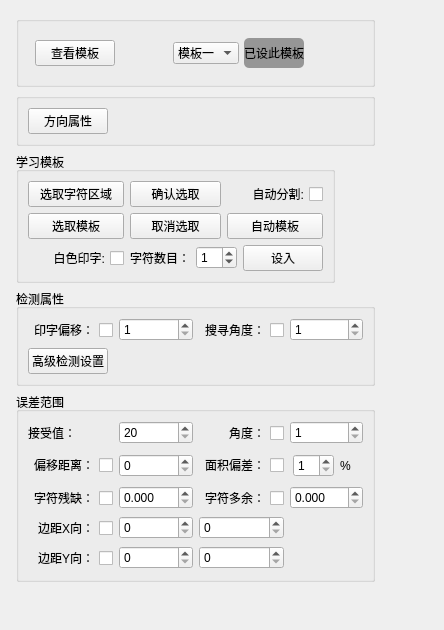
<?xml version="1.0" encoding="UTF-8"?>
<ui version="4.0">
 <class>mark1Wdg</class>
 <widget class="QWidget" name="mark1Wdg">
  <property name="geometry">
   <rect>
    <x>0</x>
    <y>0</y>
    <width>444</width>
    <height>630</height>
   </rect>
  </property>
  <property name="windowTitle">
   <string>mark1Wdg</string>
  </property>
  <layout class="QGridLayout" name="gridLayout_6">
   <item row="0" column="0">
    <layout class="QVBoxLayout" name="verticalLayout">
     <property name="leftMargin">
      <number>5</number>
     </property>
     <property name="topMargin">
      <number>5</number>
     </property>
     <property name="rightMargin">
      <number>5</number>
     </property>
     <property name="bottomMargin">
      <number>5</number>
     </property>
     <item>
      <widget class="QGroupBox" name="groupBox_3">
       <property name="title">
        <string/>
       </property>
       <layout class="QGridLayout" name="gridLayout_5">
        <property name="leftMargin">
         <number>5</number>
        </property>
        <property name="topMargin">
         <number>5</number>
        </property>
        <property name="rightMargin">
         <number>5</number>
        </property>
        <property name="bottomMargin">
         <number>5</number>
        </property>
        <property name="spacing">
         <number>5</number>
        </property>
        <item row="0" column="0">
         <layout class="QHBoxLayout" name="horizontalLayout_7">
          <property name="leftMargin">
           <number>11</number>
          </property>
          <property name="topMargin">
           <number>11</number>
          </property>
          <property name="rightMargin">
           <number>11</number>
          </property>
          <property name="bottomMargin">
           <number>11</number>
          </property>
          <item>
           <widget class="QPushButton" name="bt_viewTemp">
            <property name="text">
             <string>查看模板</string>
            </property>
            <property name="checkable">
             <bool>false</bool>
            </property>
           </widget>
          </item>
          <item>
           <spacer name="horizontalSpacer">
            <property name="orientation">
             <enum>Qt::Horizontal</enum>
            </property>
            <property name="sizeHint" stdset="0">
             <size>
              <width>40</width>
              <height>20</height>
             </size>
            </property>
           </spacer>
          </item>
          <item>
           <widget class="QComboBox" name="cob_multPattern">
            <property name="enabled">
             <bool>true</bool>
            </property>
            <item>
             <property name="text">
              <string>模板一</string>
             </property>
            </item>
            <item>
             <property name="text">
              <string>模板二</string>
             </property>
            </item>
            <item>
             <property name="text">
              <string>模板三</string>
             </property>
            </item>
            <item>
             <property name="text">
              <string>模板四</string>
             </property>
            </item>
           </widget>
          </item>
          <item>
           <widget class="QLabel" name="lb_patternState">
            <property name="minimumSize">
             <size>
              <width>0</width>
              <height>30</height>
             </size>
            </property>
            <property name="styleSheet">
             <string notr="true">background-color: rgb(150, 150, 150);
border-radius: 5;</string>
            </property>
            <property name="text">
             <string>已设此模板</string>
            </property>
            <property name="alignment">
             <set>Qt::AlignCenter</set>
            </property>
            <property name="margin">
             <number>8</number>
            </property>
           </widget>
          </item>
          <item>
           <spacer name="horizontalSpacer_4">
            <property name="orientation">
             <enum>Qt::Horizontal</enum>
            </property>
            <property name="sizeHint" stdset="0">
             <size>
              <width>40</width>
              <height>20</height>
             </size>
            </property>
           </spacer>
          </item>
         </layout>
        </item>
       </layout>
      </widget>
     </item>
     <item>
      <widget class="QGroupBox" name="groupBox_2">
       <property name="title">
        <string/>
       </property>
       <layout class="QGridLayout" name="gridLayout_2">
        <item row="0" column="0">
         <layout class="QHBoxLayout" name="horizontalLayout_5">
          <item>
           <widget class="QPushButton" name="bt_dir">
            <property name="text">
             <string>方向属性</string>
            </property>
           </widget>
          </item>
          <item>
           <spacer name="horizontalSpacer_6">
            <property name="orientation">
             <enum>Qt::Horizontal</enum>
            </property>
            <property name="sizeHint" stdset="0">
             <size>
              <width>40</width>
              <height>20</height>
             </size>
            </property>
           </spacer>
          </item>
         </layout>
        </item>
       </layout>
      </widget>
     </item>
     <item>
      <layout class="QHBoxLayout" name="horizontalLayout_3">
       <item>
        <layout class="QVBoxLayout" name="verticalLayout_3">
         <property name="spacing">
          <number>3</number>
         </property>
         <item>
          <widget class="QGroupBox" name="groupBox_5">
           <property name="title">
            <string>学习模板</string>
           </property>
           <layout class="QGridLayout" name="gridLayout_3">
            <item row="3" column="0">
             <widget class="QCheckBox" name="cb_whiteChar">
              <property name="minimumSize">
               <size>
                <width>96</width>
                <height>0</height>
               </size>
              </property>
              <property name="layoutDirection">
               <enum>Qt::RightToLeft</enum>
              </property>
              <property name="text">
               <string>白色印字:</string>
              </property>
             </widget>
            </item>
            <item row="0" column="0">
             <widget class="QPushButton" name="bt_selectRoi">
              <property name="text">
               <string>选取字符区域</string>
              </property>
              <property name="checkable">
               <bool>false</bool>
              </property>
             </widget>
            </item>
            <item row="0" column="2">
             <widget class="QCheckBox" name="cb_autoSegmen">
              <property name="minimumSize">
               <size>
                <width>96</width>
                <height>0</height>
               </size>
              </property>
              <property name="layoutDirection">
               <enum>Qt::RightToLeft</enum>
              </property>
              <property name="text">
               <string>自动分割:</string>
              </property>
             </widget>
            </item>
            <item row="1" column="0">
             <widget class="QPushButton" name="bt_selectPattern">
              <property name="text">
               <string>选取模板</string>
              </property>
              <property name="checkable">
               <bool>false</bool>
              </property>
             </widget>
            </item>
            <item row="0" column="1">
             <widget class="QPushButton" name="bt_selectOk">
              <property name="enabled">
               <bool>true</bool>
              </property>
              <property name="text">
               <string>确认选取</string>
              </property>
             </widget>
            </item>
            <item row="1" column="1">
             <widget class="QPushButton" name="bt_selectCancel">
              <property name="enabled">
               <bool>true</bool>
              </property>
              <property name="text">
               <string>取消选取</string>
              </property>
             </widget>
            </item>
            <item row="1" column="2">
             <widget class="QPushButton" name="bt_studyTmp">
              <property name="enabled">
               <bool>true</bool>
              </property>
              <property name="text">
               <string>自动模板</string>
              </property>
             </widget>
            </item>
            <item row="3" column="1" colspan="2">
             <layout class="QHBoxLayout" name="horizontalLayout_8">
              <item>
               <widget class="QLabel" name="label_21">
                <property name="text">
                 <string>字符数目：</string>
                </property>
               </widget>
              </item>
              <item>
               <widget class="QSpinBox" name="sp_charCounts">
                <property name="buttonSymbols">
                 <enum>QAbstractSpinBox::UpDownArrows</enum>
                </property>
                <property name="maximum">
                 <number>50</number>
                </property>
                <property name="value">
                 <number>1</number>
                </property>
               </widget>
              </item>
              <item>
               <widget class="QPushButton" name="bt_setCharCounts">
                <property name="maximumSize">
                 <size>
                  <width>16777215</width>
                  <height>16777215</height>
                 </size>
                </property>
                <property name="text">
                 <string>设入</string>
                </property>
               </widget>
              </item>
             </layout>
            </item>
           </layout>
          </widget>
         </item>
        </layout>
       </item>
       <item>
        <spacer name="horizontalSpacer_5">
         <property name="orientation">
          <enum>Qt::Horizontal</enum>
         </property>
         <property name="sizeHint" stdset="0">
          <size>
           <width>40</width>
           <height>20</height>
          </size>
         </property>
        </spacer>
       </item>
      </layout>
     </item>
     <item>
      <layout class="QHBoxLayout" name="horizontalLayout"/>
     </item>
     <item>
      <widget class="QGroupBox" name="groupBox">
       <property name="title">
        <string>检测属性</string>
       </property>
       <layout class="QGridLayout" name="gridLayout">
        <item row="0" column="0">
         <widget class="QCheckBox" name="cb_charOffSet">
          <property name="layoutDirection">
           <enum>Qt::RightToLeft</enum>
          </property>
          <property name="text">
           <string>印字偏移：</string>
          </property>
         </widget>
        </item>
        <item row="0" column="1">
         <widget class="QSpinBox" name="sp_charOffset">
          <property name="buttonSymbols">
           <enum>QAbstractSpinBox::UpDownArrows</enum>
          </property>
          <property name="minimum">
           <number>1</number>
          </property>
          <property name="maximum">
           <number>999</number>
          </property>
         </widget>
        </item>
        <item row="0" column="2">
         <widget class="QCheckBox" name="cb_searchAngle">
          <property name="layoutDirection">
           <enum>Qt::RightToLeft</enum>
          </property>
          <property name="text">
           <string>搜寻角度：</string>
          </property>
         </widget>
        </item>
        <item row="0" column="3">
         <widget class="QSpinBox" name="sp_searchAngle">
          <property name="enabled">
           <bool>true</bool>
          </property>
          <property name="buttonSymbols">
           <enum>QAbstractSpinBox::UpDownArrows</enum>
          </property>
          <property name="minimum">
           <number>1</number>
          </property>
          <property name="maximum">
           <number>90</number>
          </property>
         </widget>
        </item>
        <item row="1" column="0" colspan="2">
         <layout class="QHBoxLayout" name="horizontalLayout_4">
          <item>
           <widget class="QPushButton" name="bt_high">
            <property name="text">
             <string>高级检测设置</string>
            </property>
            <property name="checkable">
             <bool>false</bool>
            </property>
           </widget>
          </item>
          <item>
           <spacer name="horizontalSpacer_2">
            <property name="orientation">
             <enum>Qt::Horizontal</enum>
            </property>
            <property name="sizeHint" stdset="0">
             <size>
              <width>40</width>
              <height>20</height>
             </size>
            </property>
           </spacer>
          </item>
         </layout>
        </item>
       </layout>
      </widget>
     </item>
     <item>
      <widget class="QGroupBox" name="groupBox_6">
       <property name="title">
        <string>误差范围</string>
       </property>
       <layout class="QGridLayout" name="gridLayout_4">
        <item row="0" column="1">
         <widget class="QSpinBox" name="sp_acceptSimilar">
          <property name="buttonSymbols">
           <enum>QAbstractSpinBox::UpDownArrows</enum>
          </property>
          <property name="minimum">
           <number>20</number>
          </property>
          <property name="maximum">
           <number>100</number>
          </property>
         </widget>
        </item>
        <item row="1" column="3">
         <widget class="QCheckBox" name="cb_errArea">
          <property name="layoutDirection">
           <enum>Qt::RightToLeft</enum>
          </property>
          <property name="text">
           <string>面积偏差：</string>
          </property>
         </widget>
        </item>
        <item row="4" column="3">
         <widget class="QSpinBox" name="sp_edgeDisYMax">
          <property name="enabled">
           <bool>true</bool>
          </property>
          <property name="buttonSymbols">
           <enum>QAbstractSpinBox::UpDownArrows</enum>
          </property>
          <property name="maximum">
           <number>999</number>
          </property>
         </widget>
        </item>
        <item row="0" column="0">
         <widget class="QLabel" name="label_22">
          <property name="text">
           <string>接受值：</string>
          </property>
         </widget>
        </item>
        <item row="0" column="4">
         <widget class="QSpinBox" name="sp_errAngle">
          <property name="enabled">
           <bool>true</bool>
          </property>
          <property name="buttonSymbols">
           <enum>QAbstractSpinBox::UpDownArrows</enum>
          </property>
          <property name="minimum">
           <number>1</number>
          </property>
          <property name="maximum">
           <number>20</number>
          </property>
         </widget>
        </item>
        <item row="0" column="3">
         <widget class="QCheckBox" name="cb_errsAngle">
          <property name="layoutDirection">
           <enum>Qt::RightToLeft</enum>
          </property>
          <property name="text">
           <string>角度：</string>
          </property>
         </widget>
        </item>
        <item row="1" column="4">
         <layout class="QHBoxLayout" name="horizontalLayout_6">
          <property name="leftMargin">
           <number>3</number>
          </property>
          <property name="topMargin">
           <number>3</number>
          </property>
          <property name="rightMargin">
           <number>3</number>
          </property>
          <property name="bottomMargin">
           <number>3</number>
          </property>
          <item>
           <widget class="QSpinBox" name="sp_errArea">
            <property name="enabled">
             <bool>true</bool>
            </property>
            <property name="buttonSymbols">
             <enum>QAbstractSpinBox::UpDownArrows</enum>
            </property>
            <property name="minimum">
             <number>1</number>
            </property>
            <property name="maximum">
             <number>99</number>
            </property>
           </widget>
          </item>
          <item>
           <widget class="QLabel" name="label_5">
            <property name="text">
             <string>%</string>
            </property>
           </widget>
          </item>
         </layout>
        </item>
        <item row="4" column="1">
         <widget class="QSpinBox" name="sp_edgeDisYMin">
          <property name="enabled">
           <bool>true</bool>
          </property>
          <property name="buttonSymbols">
           <enum>QAbstractSpinBox::UpDownArrows</enum>
          </property>
          <property name="maximum">
           <number>999</number>
          </property>
         </widget>
        </item>
        <item row="3" column="0">
         <widget class="QCheckBox" name="cb_edgeDisX">
          <property name="layoutDirection">
           <enum>Qt::RightToLeft</enum>
          </property>
          <property name="text">
           <string>边距X向：</string>
          </property>
         </widget>
        </item>
        <item row="4" column="0">
         <widget class="QCheckBox" name="cb_edgeDisY">
          <property name="layoutDirection">
           <enum>Qt::RightToLeft</enum>
          </property>
          <property name="text">
           <string>边距Y向：</string>
          </property>
         </widget>
        </item>
        <item row="3" column="3">
         <widget class="QSpinBox" name="sp_edgeDisXMax">
          <property name="enabled">
           <bool>true</bool>
          </property>
          <property name="buttonSymbols">
           <enum>QAbstractSpinBox::UpDownArrows</enum>
          </property>
          <property name="maximum">
           <number>999</number>
          </property>
         </widget>
        </item>
        <item row="1" column="0">
         <widget class="QCheckBox" name="cb_errOffSet">
          <property name="layoutDirection">
           <enum>Qt::RightToLeft</enum>
          </property>
          <property name="text">
           <string>偏移距离：</string>
          </property>
         </widget>
        </item>
        <item row="1" column="1">
         <widget class="QSpinBox" name="sp_errOffset">
          <property name="enabled">
           <bool>true</bool>
          </property>
          <property name="buttonSymbols">
           <enum>QAbstractSpinBox::UpDownArrows</enum>
          </property>
          <property name="maximum">
           <number>50</number>
          </property>
         </widget>
        </item>
        <item row="3" column="1">
         <widget class="QSpinBox" name="sp_edgeDisXMin">
          <property name="enabled">
           <bool>true</bool>
          </property>
          <property name="buttonSymbols">
           <enum>QAbstractSpinBox::UpDownArrows</enum>
          </property>
          <property name="maximum">
           <number>999</number>
          </property>
         </widget>
        </item>
        <item row="2" column="1">
         <widget class="QDoubleSpinBox" name="dsp_crack">
          <property name="decimals">
           <number>3</number>
          </property>
         </widget>
        </item>
        <item row="2" column="3">
         <widget class="QCheckBox" name="cb_excess">
          <property name="layoutDirection">
           <enum>Qt::RightToLeft</enum>
          </property>
          <property name="text">
           <string>字符多余：</string>
          </property>
         </widget>
        </item>
        <item row="2" column="0">
         <widget class="QCheckBox" name="cb_crack">
          <property name="layoutDirection">
           <enum>Qt::RightToLeft</enum>
          </property>
          <property name="text">
           <string>字符残缺：</string>
          </property>
         </widget>
        </item>
        <item row="2" column="4">
         <widget class="QDoubleSpinBox" name="dsp_excess">
          <property name="decimals">
           <number>3</number>
          </property>
         </widget>
        </item>
       </layout>
      </widget>
     </item>
     <item>
      <spacer name="verticalSpacer_2">
       <property name="orientation">
        <enum>Qt::Vertical</enum>
       </property>
       <property name="sizeHint" stdset="0">
        <size>
         <width>20</width>
         <height>40</height>
        </size>
       </property>
      </spacer>
     </item>
    </layout>
   </item>
   <item row="0" column="1">
    <spacer name="horizontalSpacer_3">
     <property name="orientation">
      <enum>Qt::Horizontal</enum>
     </property>
     <property name="sizeHint" stdset="0">
      <size>
       <width>2</width>
       <height>20</height>
      </size>
     </property>
    </spacer>
   </item>
  </layout>
 </widget>
 <resources/>
 <connections/>
</ui>
